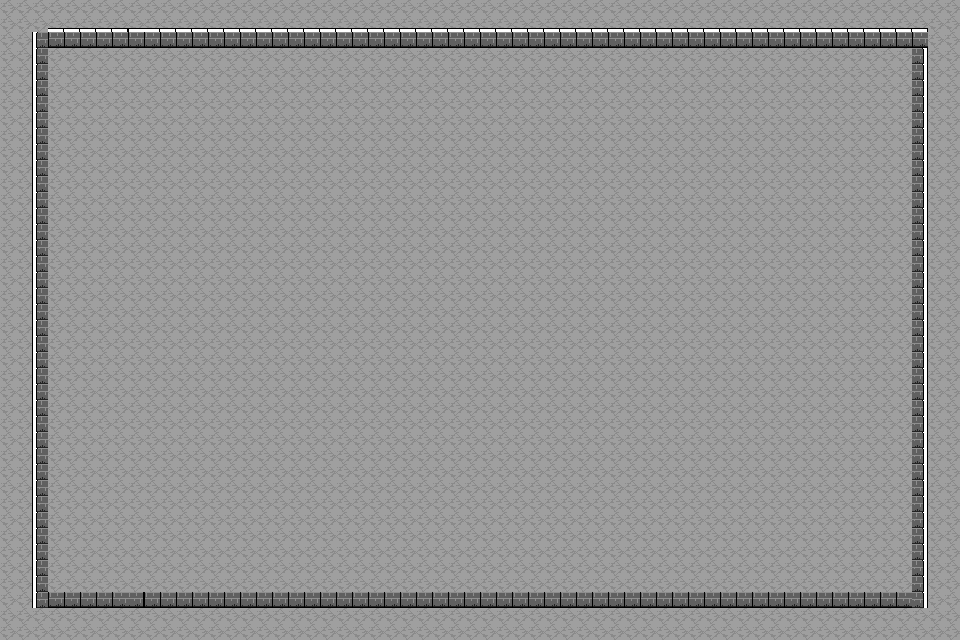

Below is a game level as drawn by its tile map, then a one-line description and the .tmx that defines it (tile-layer data replaced by summaries):
An orthogonal 60x40 tile map with 16x16 px tiles, 2 tile layers (Ground, Walls).

<map version="1.5" tiledversion="1.6.0" orientation="orthogonal" renderorder="right-down" width="60" height="40" tilewidth="16" tileheight="16" infinite="0" nextlayerid="3" nextobjectid="1">
 <tileset firstgid="1" name="testMap" tilewidth="16" tileheight="16" tilecount="20" columns="4">
  <image source="wallsfloor2.png" width="64" height="80" />
  <tile id="0">
   <properties>
    <property name="collides" type="bool" value="false" />
   </properties>
  </tile>
  <tile id="1">
   <properties>
    <property name="collides" type="bool" value="true" />
   </properties>
  </tile>
  <tile id="2">
   <properties>
    <property name="collides" type="bool" value="true" />
   </properties>
  </tile>
  <tile id="3">
   <properties>
    <property name="collides" type="bool" value="true" />
   </properties>
  </tile>
  <tile id="4">
   <properties>
    <property name="collides" type="bool" value="true" />
   </properties>
  </tile>
  <tile id="5">
   <properties>
    <property name="collides" type="bool" value="true" />
   </properties>
  </tile>
  <tile id="6">
   <properties>
    <property name="collides" type="bool" value="true" />
   </properties>
  </tile>
  <tile id="7">
   <properties>
    <property name="collides" type="bool" value="true" />
   </properties>
  </tile>
  <tile id="8">
   <properties>
    <property name="collides" type="bool" value="true" />
   </properties>
  </tile>
  <tile id="9">
   <properties>
    <property name="collides" type="bool" value="true" />
   </properties>
  </tile>
  <tile id="10">
   <properties>
    <property name="collides" type="bool" value="true" />
   </properties>
  </tile>
  <tile id="11">
   <properties>
    <property name="collides" type="bool" value="true" />
   </properties>
  </tile>
  <tile id="12">
   <properties>
    <property name="collides" type="bool" value="true" />
   </properties>
  </tile>
  <tile id="13">
   <properties>
    <property name="collides" type="bool" value="true" />
   </properties>
  </tile>
  <tile id="14">
   <properties>
    <property name="collides" type="bool" value="true" />
   </properties>
  </tile>
  <tile id="15">
   <properties>
    <property name="collides" type="bool" value="true" />
   </properties>
  </tile>
  <tile id="16">
   <properties>
    <property name="collides" type="bool" value="true" />
   </properties>
  </tile>
  <tile id="17">
   <properties>
    <property name="collides" type="bool" value="true" />
   </properties>
  </tile>
  <tile id="18">
   <properties>
    <property name="collides" type="bool" value="true" />
   </properties>
  </tile>
  <tile id="19">
   <properties>
    <property name="collides" type="bool" value="false" />
   </properties>
  </tile>
 </tileset>
 <layer id="2" name="Ground" width="60" height="40">
  <data>[2400 cells, 2400 non-empty, 1 distinct tile ids]</data>
 </layer>
 <layer id="1" name="Walls" width="60" height="40">
  <data>[2400 cells, 564 non-empty, 7 distinct tile ids]</data>
 </layer>
</map>